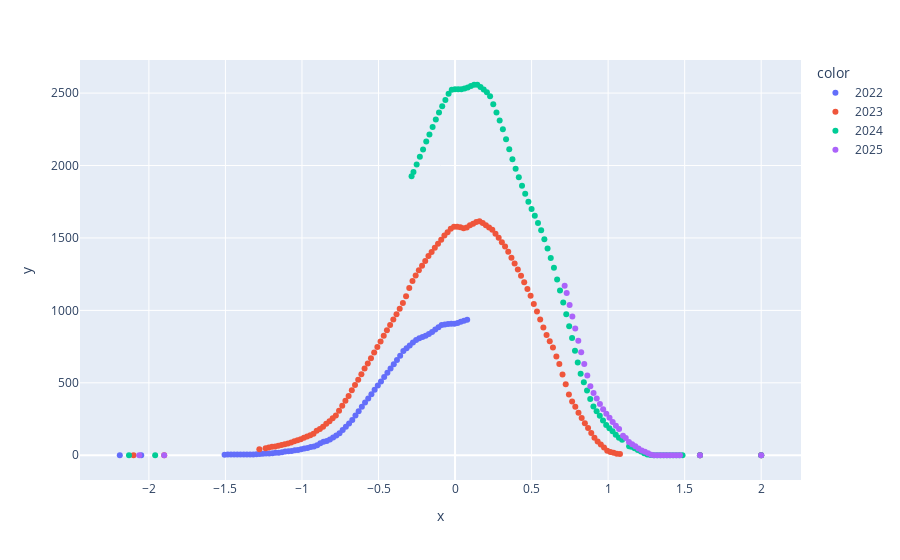

The code cell stored with this chart in its notebook:
### Code cell
px.scatter(
    x=mixed_years.select("yr_diff").collect().to_series(),
    y=mixed_years.select("advertised_inventory").collect().to_series(),
    color=mixed_years.select(pl.col("model_year").cast(pl.Utf8)).collect().to_series()
)
